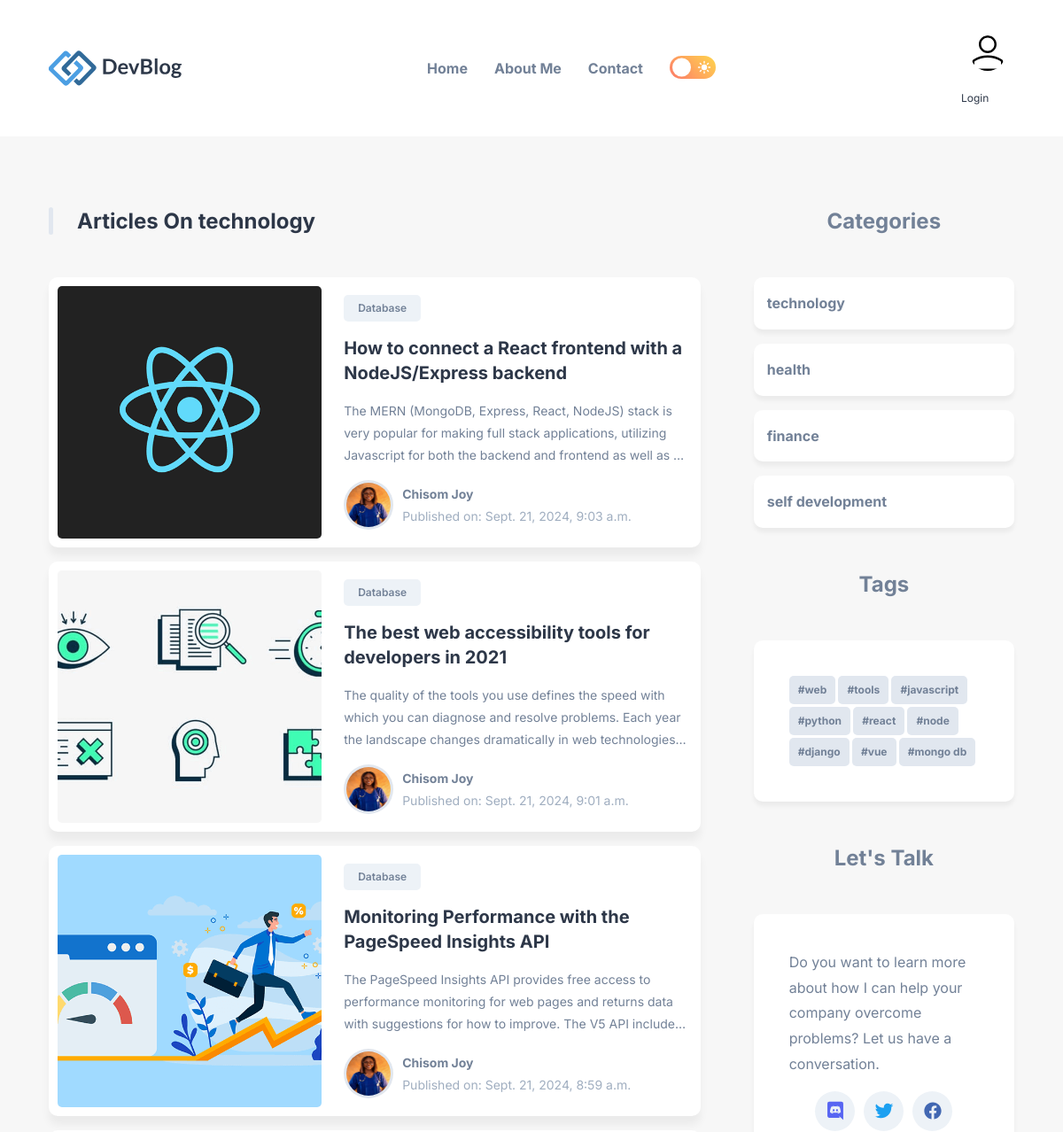
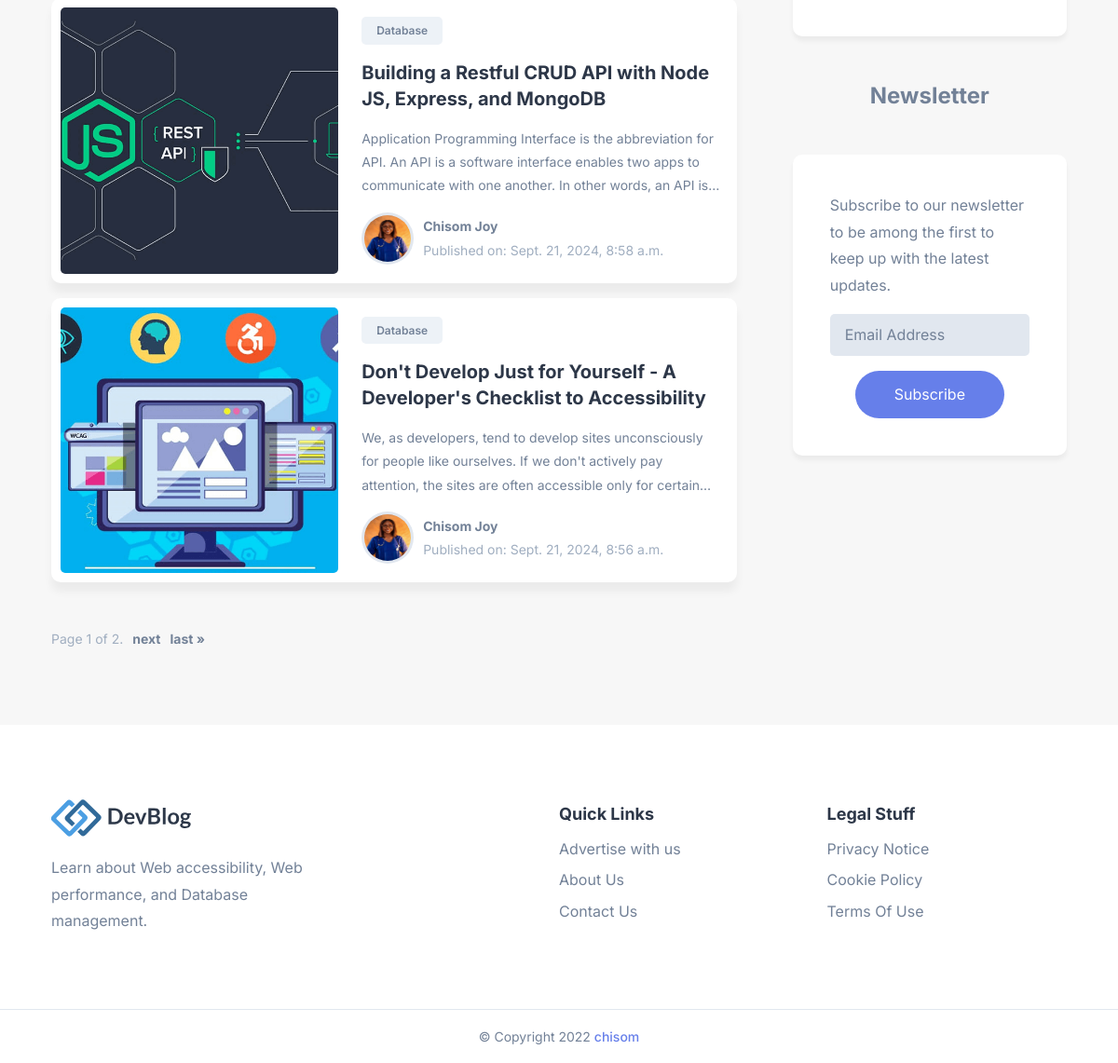
The page /category/technology/ on the database its author committed (2 pictures, top to bottom).
### somy/models.py (models this page shows, shortened)
class Category(models.Model):
    name = models.CharField(max_length=200)
    slug = models.SlugField(unique=True)

class Blog(models.Model):
    title = models.CharField(max_length=200)
    slug = models.SlugField(max_length=200, unique=True)
    author = models.ForeignKey(settings.AUTH_USER_MODEL, on_delete=models.CASCADE)
    content = models.TextField()
    category = models.ForeignKey(Category, on_delete=models.SET_NULL, null=True, blank=True)
    subcategory = models.ForeignKey(SubCategory, on_delete=models.SET_NULL, null=True, blank=True)
    tags = models.ManyToManyField(Tag, blank=True)
    created = models.DateTimeField(auto_now_add=True)
    updated = models.DateTimeField(auto_now=True)
    published = models.BooleanField(default=False)
    image = models.ImageField(upload_to='blog_images/', null=True, blank=True)
    class Meta:
        ordering = ['-created']

class User(AbstractUser):
    name = models.CharField(max_length=200, null=True)
    username = models.CharField(max_length=200, null=True)
    email = models.EmailField(unique=True, null=True)
    bio = models.TextField(null=True)
    avatar = models.ImageField(null=True, default="avatar.svg")
    is_author = models.BooleanField(default=False)
    USERNAME_FIELD = 'email'
    REQUIRED_FIELDS = []

class Tag(models.Model):
    name = models.CharField(max_length=100, unique=True)
    slug = models.SlugField(max_length=100, unique=True)

### somy/views.py (the view)
# urls.py: path('category/<slug:category_slug>/', views.blogs_by_category, name='blogs_by_category'),
def blogs_by_category(request, category_slug):
    category = get_object_or_404(Category, slug=category_slug)
    blogs_list = Blog.objects.filter(category=category, published=True).order_by('-created')
    categories = Category.objects.all()  # Get all categories
    tags = Tag.objects.all()
    paginator = Paginator(blogs_list, 5)  # Show 10 blogs per page.
    page_number = request.GET.get('page')
    page_obj = paginator.get_page(page_number)
    return render(request, 'somy/blog_category.html', {'category': category, 'blogs': page_obj, 'tags': tags, 'categories': categories})

### somy/templates/somy/blog_category.html (shortened to what this page needs)
<!DOCTYPE html>
{% load static %}
<html lang="en">
<head>
  <link rel="stylesheet" href="{% static 'css/style.min.css' %}">
</head>
<body class="light-theme">
  <header>
    <div class="container">
      <nav class="navbar">
        <a href="#">
          <img src="{% static 'images/logo-light.svg' %}" alt="Devblog's logo" width="150" height="40" class="logo-light">
        </a>
        <div class="flex-wrapper">
          <ul class="desktop-nav">
            <li class="nav-item">
              <a href="{% url 'blog' %}" class="nav-link">Home</a>
            </li>
            <li>
              <a href="#" class="nav-link">About Me</a>
            </li>
            <li>
              <a href="#" class="nav-link">Contact</a>
            </li>
          </ul>
          <button class="theme-btn theme-btn-desktop light">
            <ion-icon name="moon" class="moon"></ion-icon>
            <ion-icon name="sunny" class="sun"></ion-icon>
          </button>
        </div>
        <div class="user-profile desktop-profile">
          <div class="user-img">
              <img src="{% if user.is_authenticated %}{% if user.avatar %}{% static user.avatar.url %}{% else %}{% static 'images/user.svg' %}{% endif %}{% else %}{% static 'images/user.svg' %}{% endif %}" alt="User profile picture" class="user-profile-img" />
          </div>
          <a href="{% if user.is_authenticated %}{% url 'profile' %}{% else %}{% url 'login' %}{% endif %}">
              <span class="username">{% if user.is_authenticated %}{{ user.name }}{% else %}Login{% endif %}</span>
          </a>
        </div>
      </nav>
    </div>
  </header>
  <main>
    <div class="main">
      <div class="container">
        <div class="blog">
            <h2 class="h2">Articles On {{ category.name }}</h2>
            <div class="blog-card-group">
                {% for blog in blogs %}
                    <div class="blog-card">
                        <div class="blog-card-banner">
                            <img src="{{ blog.image.url }}" alt="{{ blog.title }}" width="250" class="blog-banner-img">
                        </div>
                        <div class="blog-content-wrapper">
                            <button class="blog-topic text-tiny">Database</button>
                            <h3>
                                <a href="{% url 'blogdetail' blog.id %}" class="h3">{{ blog.title }}</a>
                            </h3>
                            <p class="blog-text">{{ blog.content }}</p>
                            <div class="wrapper-flex">
                                <div class="profile-wrapper">
                                    <img src="{{ blog.author.avatar.url }}" alt="{{ blog.author.name }}" width="50" height="50">
                                </div>
                                <div class="wrapper">
                                    <a href="#" class="h4">{{ blog.author.name }}</a>
                                    <p class="text-sm">Published on: {{ blog.created }}</p>
                                </div>
                            </div>
                        </div>
                    </div>
                {% empty %}
                    <div class="h3">No posts available.</div>
                {% endfor %}
            </div>
            <div class="pagination">
                <span class="step-links">
                    <span class="text-sm">
                        Page {{ blogs.number }} of {{ blogs.paginator.num_pages }}.
                    </span>
                    {% if blogs.has_next %}
                        <div class="next">
                            <a href="?page={{ blogs.next_page_number }}" class="h4">next</a>
                            <a href="?page={{ blogs.paginator.num_pages }}" class="h4">last &raquo;</a>
                        </div>
                    {% endif %}
                </span>
            </div>
        </div>
        <div class="aside">
            <div class="topics">
                <h2 class="h2">Categories</h2>
                {% for category in categories %}
                    <a href="{% url 'blogs_by_category' category.slug %}" class="topic-btn">
                        <p>{{ category.name }}</p>
                    </a>
                {% endfor %}
            </div>
            <div class="tags">
                <h2 class="h2">Tags</h2>
                <div class="wrapper">
                    {% for tag in tags %}
                        <button class="hashtag">#{{ tag.name }}</button>
                    {% endfor %}
                </div>
            </div>
            <div class="contact">
                <h2 class="h2">Let's Talk</h2>
                <div class="wrapper">
                    <p>Do you want to learn more about how I can help your company overcome problems? Let us have a conversation.</p>
                    <ul class="social-link">
                        <li>
                            <a href="#" class="icon-box discord">
                                <ion-icon name="logo-discord"></ion-icon>
                            </a>
                        </li>
                        <li>
                            <a href="#" class="icon-box twitter">
                                <ion-icon name="logo-twitter"></ion-icon>
                            </a>
                        </li>
                        <li>
                            <a href="#" class="icon-box facebook">
                                <ion-icon name="logo-facebook"></ion-icon>
                            </a>
                        </li>
                    </ul>
                </div>
            </div>
            <div class="newsletter">
                <h2 class="h2">Newsletter</h2>
                <div class="wrapper">
                    <p>Subscribe to our newsletter to be among the first to keep up with the latest updates.</p>
                    <form action="{% url 'newsletter_signup' %}" method="post">
                        <input type="email" name="email" placeholder="Email Address" required>
                        <button type="submit" class="btn btn-primary">Subscribe</button>
                    </form>
                </div>
            </div>
        </div>
      </div>
    </div>
  </main>
  <footer>
    <div class="container">
      <div class="wrapper">
        <a href="#" class="footer-logo">
          <img src="{% static '/images/logo-light.svg'%}" alt="DevBlog's Logo" width="150" height="40" class="logo-light">
        </a>
        <p class="footer-text">
          Learn about Web accessibility, Web performance, and Database management.
        </p>
      </div>
      <div class="wrapper">
        <p class="footer-title">Quick Links</p>
        <ul>
          <li>
            <a href="#" class="footer-link">Advertise with us</a>
          </li>
          <li>
            <a href="#" class="footer-link">About Us</a>
          </li>
          <li>
            <a href="#" class="footer-link">Contact Us</a>
          </li>
        </ul>
      </div>
      <div class="wrapper">
        <p class="footer-title">Legal Stuff</p>
        <ul>
          <li>
            <a href="#" class="footer-link">Privacy Notice</a>
          </li>
          <li>
            <a href="#" class="footer-link">Cookie Policy</a>
          </li>
          <li>
            <a href="#" class="footer-link">Terms Of Use</a>
          </li>
        </ul>
      </div>
    </div>
    <p class="copyright">
      &copy; Copyright 2022 <a href="#">chisom</a>
    </p>
  </footer>
</body>
</html>

### somy/templates/somy/blog_category.html (style rules this page uses)
.user-profile { display: flex; flex-direction: column; gap: 5px; }
.user-img { width: 60px; height: 60px; border-radius: 50%; display: flex; align-items: center; justify-content: center; }
.user-img img { width: 40px; height: 40px; object-fit: cover; border-radius: 50%; }
.user-profile span { font-size: 12px; color: var(--foreground-primary); }
.step-links { display: flex; gap: 10px; }
.next { display: flex; gap: 10px; }

### rows shown on the page
Category: name "technology"
Blog: image (picture), title "How to connect a React frontend with a NodeJS/Express backend", content "The MERN (MongoDB, Express, React, NodeJS) stack is very popular for making full stack applications, utilizing Javascript for both the backend and frontend as well as…", author.avatar (picture), author.name "Chisom Joy", created "Sept. 21, 2024, 9:03 a.m."
Blog: image (picture), title "The best web accessibility tools for developers in 2021", content "The quality of the tools you use defines the speed with which you can diagnose and resolve problems. Each year the landscape changes dramatically in web…", author.avatar (picture), author.name "Chisom Joy", created "Sept. 21, 2024, 9:01 a.m."
Blog: image (picture), title "Monitoring Performance with the PageSpeed Insights API", content "The PageSpeed Insights API provides free access to performance monitoring for web pages and returns data with suggestions for how to improve. The V5 API…", author.avatar (picture), author.name "Chisom Joy", created "Sept. 21, 2024, 8:59 a.m."
Blog: image (picture), title "Building a Restful CRUD API with Node JS, Express, and MongoDB", content "Application Programming Interface is the abbreviation for API. An API is a software interface enables two apps to communicate with one another. In other words, an API is…", author.avatar (picture), author.name "Chisom Joy", created "Sept. 21, 2024, 8:58 a.m."
Blog: image (picture), title "Don't Develop Just for Yourself - A Developer's Checklist to Accessibility", content "We, as developers, tend to develop sites unconsciously for people like ourselves. If we don't actively pay attention, the sites are often accessible only for…", author.avatar (picture), author.name "Chisom Joy", created "Sept. 21, 2024, 8:56 a.m."
Category: name "health"
Category: name "finance"
Category: name "self development"
Tag: name "web"
Tag: name "tools"
Tag: name "javascript"
Tag: name "python"
Tag: name "react"
Tag: name "node"
Tag: name "django"
Tag: name "vue"
Tag: name "mongo db"

### other values the page prints
{{ blogs.number }} "1"
{{ blogs.paginator.num_pages }} "2"
